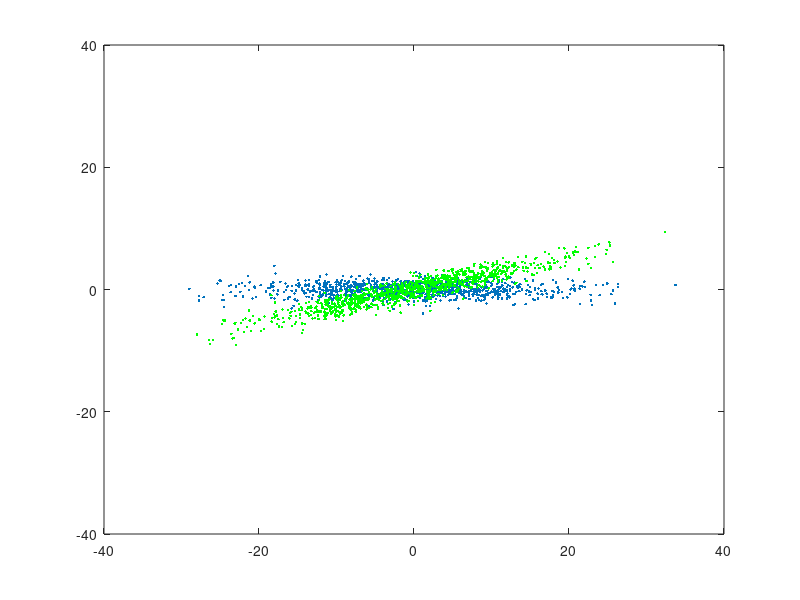

MATLAB code to generate this figure: (Note: this script raises an error after producing the figure.)
clc
clear
close all

r=1;
fro_th=0.05	% Frobinius norm threshold
lrate=0.003;    % learning rate


a=10* randn(1000,1);
b= randn(1000,1);
R = [cosd(15) -sind(15); sind(15) cosd(15)]
G = R *[a,b]';
[U S V] = svd(G);   % svd of the matrix
x= G (1,:);
y= G (2,:);

plot(a,b,'.')
ylim([-40,40])
xlim ([-40 40])
hold on
plot(x,y,'g.')
vectarrow ([0 0],40*U(:,1)')
hold on;
vectarrow ([0 0],40*U(:,2)')

% New method to display line ....
%LEAST SQUARES....
A = [ones(1000,1) G(1,:)']
ATA = A' * A
bn = G (2,:)'
ATB = A' * bn;
line  = inv (ATA) * ATB
hold all
xl = -40:0.1:40;
yl = line(1)  + line(2).*xl;

plot(xl,yl);


%% figure 2 just plotting the svd
[U S V] = svd(G);   % svd of the matrix
figure
G_svd = U * S* V';
plot (G_svd(1,:),G_svd(2,:),'.');
ylim([-40,40])
xlim ([-40 40])

VT = V';
G_svd_drop = U(:,1:r) * S(1:r,1:r) * VT(1:r,:);


%% figure 3 plotting by dropping columns
figure
plot (G_svd_drop(1,:),G_svd_drop(2,:),'.');
ylim([-40,40])
xlim ([-40 40])

% G is the matrix of original data
G_missing = G;

a = size(G);
u_approx_missing = randint (a(1),r,2);
v_approx_missing = randint (r,a(2),2);

% Approximation matrix for the original matrix
M_approx_missing = u_approx_missing * v_approx_missing;

%pause

% Do iterations and make corrections
k=0; % will count number of iterations
FRO_NORM_DIFF_MISSING =999;	% Resets the var for new computations(999 > fro_th)

%close all;

while(FRO_NORM_DIFF_MISSING>fro_th && k <3000)
    FRO_NORM_DIFF_MISSING = 0;	%resets the value
    for i = 1:a(1)
        for j = 1:a(2)
            %pause
            if G_missing(i,j) ~= 32 % assume 32 are missing enteries
                % make corrections
                err = G_missing(i,j) - (u_approx_missing(i,:) * v_approx_missing(:,j));
                c = u_approx_missing(i,:); 
                u_approx_missing(i,:) = u_approx_missing(i,:) + (err*lrate).* v_approx_missing(:,j)';
                v_approx_missing(:,j) = v_approx_missing(:,j) + (err*lrate).* c';
                FRO_NORM_DIFF_MISSING = FRO_NORM_DIFF_MISSING + err*err;
            end
        end
    end
    k=k+1 % this will calculate iterations

    M_approx_missing =u_approx_missing * v_approx_missing;
    %M_approx_missing=int8(M_approx_missing);
    %display (M_approx_missing-M)
    %image (M_approx_missing);
    %title (['After ' int2str(k)  ' iterations'])
    sum(sum((M_approx_missing-G).^2))
    %display(FRO_NORM_DIFF_MISSING);
    %pause
end
figure
plot (M_approx_missing(1,:),M_approx_missing(2,:),'.');
ylim([-40,40])
xlim ([-40 40])